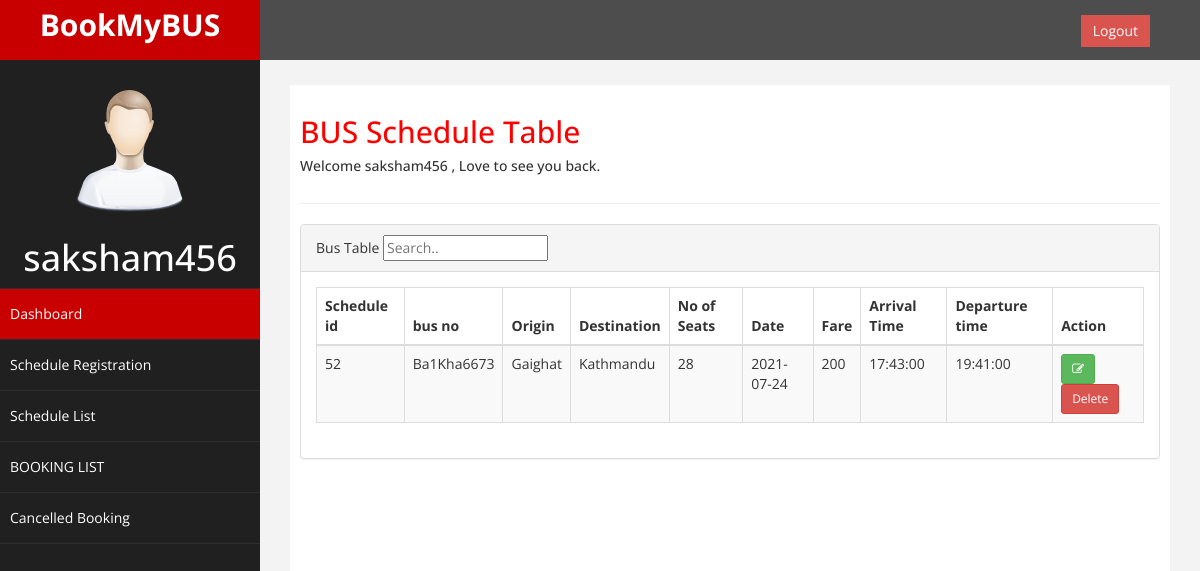
Screenshot of /Busstaff/schedulelist.php (signed in) with the database file from the repository.
### tables this page shows
CREATE TABLE `bus_schedule` (
  `Id` int(11) NOT NULL,
  `bid` int(11) NOT NULL,
  `origin` varchar(255) NOT NULL,
  `destination` varchar(255) NOT NULL,
  `no_of_seats` int(11) NOT NULL,
  `date` date NOT NULL,
  `fare` int(11) NOT NULL,
  `arrival_time` time NOT NULL,
  `departure_time` time NOT NULL
);

CREATE TABLE `bus_registeration` (
  `bid` int(255) NOT NULL,
  `oid` int(255) NOT NULL,
  `bus_name` varchar(255) NOT NULL,
  `bus_no` varchar(255) NOT NULL,
  `origin` varchar(255) NOT NULL,
  `destination` varchar(255) NOT NULL
);

### Busstaff/schedulelist.php (the view, shortened to what this page needs)
<?php
require_once('../includes/dynamicquery.php');
$con=$query->connection();
$sql="SELECT * FROM bus_schedule INNER JOIN bus_registeration ON bus_schedule.bid=bus_registeration.bid";
$res=mysqli_query($con,$sql);
?>
<!DOCTYPE html>
<html>
<head>
      <?php
      include('../includes/head2.php');
      ?>
</head>
<body>
            <?php
            include('../includes/dashboard.php');
            ?>
             <div id="page-wrapper" >
            <div id="page-inner">
                <div class="row">
                    <div class="col-md-12">
                     <h2>BUS Schedule Table</h2>
                        <h5>Welcome <?=$_SESSION['Username']?> , Love to see you back. </h5>
                    </div>
                </div>
                 <hr />
            <div class="row">
                <div class="col-md-12">
                    <div class="panel panel-default">
                        <div class="panel-heading">
                             Bus Table
                             <input type="text" placeholder="Search.." id="search">
                        </div>
                        <div class="panel-body">
                            <div class="table-responsive">
                                <table class="table table-striped table-bordered table-hover" id="dataTables-example">
                                    <thead>
                                        <tr>
                                            <th>Schedule id</th>
                                            <th>bus no</th>
                                            <th>Origin</th>
                                            <th>Destination</th>
                                            <th>No of Seats</th>
                                            <th>Date</th>
                                            <th>Fare</th>
                                            <th>Arrival Time</th>
                                            <th>Departure time</th>
                                            <th>Action</th>
                                        </tr>
                                    </thead>
                                    <tbody>
                                    <?php
                                        while($row=mysqli_fetch_array($res))
                                            {
                                            echo "<tr>";
                                            echo "<td>".$row['Id']."</td>";
                                            echo "<td>".$row['bus_no']."</td>";
                                             echo "<td>".$row['origin']."</td>";
                                              echo "<td>".$row['destination']."</td>";
                                            echo "<td>".$row['no_of_seats']."</td>";
                                            echo "<td>".$row['date']."</td>";
                                            echo "<td>".$row['fare']."</td>";
                                            echo "<td>".$row['arrival_time']."</td>";
                                            echo "<td>".$row['departure_time']."</td>";
                                            ?>
                                            <td><a href="scheduleedit.php?id=<?= $row['Id']?>" class="btn btn-sm btn-success"><i class="fa fa-edit"></i></a><a href="scheduledelete.php?
                                                id=<?=$row['Id']?>"class="btn btn-sm btn-danger"><i class="fa fa-trash"></i>Delete</a></td>
                                            <?php
                                            echo "</tr>";
                                            }
                                    ?>
                                    </tbody>
                                </table>
                            </div>
                        </div>
                    </div>
                </div>
        </div>
</body>
</html>

### includes/head2.php (shortened to what this page needs)
    <link href="../assets/css/bootstrap.css" rel="stylesheet" />
    <link href="../assets/css/font-awesome.css" rel="stylesheet" />
    <link href="../assets/js/morris/morris-0.4.3.min.css" rel="stylesheet" />
    <link href="../assets/css/custom.css" rel="stylesheet" />
</head>

### includes/dashboard.php (shortened to what this page needs)
<div id="wrapper">
        <nav class="navbar navbar-default navbar-cls-top " role="navigation" style="margin-bottom: 0">
            <div class="navbar-header">
                <a class="navbar-brand" href="index2.html">BookMyBUS</a>
            </div>
  <div style="color: white;
padding: 15px 50px 5px 50px;
float: right;
font-size: 16px;"> <a href="logout.php" class="btn btn-danger square-btn-adjust">Logout</a> </div>
        </nav>
                <nav class="navbar-default navbar-side" role="navigation">
            <div class="sidebar-collapse">
                <ul class="nav" id="main-menu">
				<li class="text-center">
                    <img src="../assets/img/find_user.png" class="user-image img-responsive"/>
                    <h1 style="color: WHITE"><?=$_SESSION['Username'];?></h1>
					</li>
                    <li>
                        <a class="active-menu"  href="index2.php"> Dashboard</a>
                    </li>
                     <li>
                        <a  href="scheduleregisteration.php">Schedule Registration</a>
                    </li>
                    <li>
                        <a  href="schedulelist.php">Schedule List</a>
                    </li>
                    <li>
                        <a href="bookinglist.php">BOOKING LIST</a>
                    </li>
                    <li>
                        <a href="cancelbooking.php">Cancelled Booking</a>
                    </li>
                </ul>
            </div>
        </nav>

### assets/css/custom.css (style rules this page uses)
body { font-family: 'Open Sans', sans-serif; }
#wrapper { width: 100%; background:#202020; }
#page-wrapper { padding: 15px 15px; min-height: 600px; background:#F3F3F3; }
#page-inner { width:100%; margin:10px 20px 10px 0px; background-color:#fff!important; padding:10px; min-height:1200px; }
.text-center { text-align:center; }
h2 { color: #f00; }
.square-btn-adjust { border: 0px solid transparent; -webkit-border-radius: 0px; -moz-border-radius: 0px; border-radius: 0px; }
.user-image { margin: 25px auto; -webkit-border-radius: 10px; -moz-border-radius: 10px; border-radius: 10px; max-height:170px; max-width:170px; }
.navbar-cls-top .navbar-brand { color: #fff; background: #C90000; width: 260px; text-align: center; height: 60px; font-size: 30px; font-weight: 700; }
.active-menu { background-color:#C90000!important; }
.sidebar-collapse , .sidebar-collapse .nav { background:none; }
.sidebar-collapse .nav { padding:0; }
.sidebar-collapse .nav > li > a { color:#fff; background:#202020; text-shadow:none; }
.sidebar-collapse > .nav > li > a { padding:15px 10px; }
.sidebar-collapse > .nav > li { border-bottom: 1px solid rgba(107, 108, 109, 0.19); }
.navbar-side { border:none; background-color: #202020; }
.navbar-cls-top { background:#4D4D4D; border-bottom:none; }
.navbar-default { border:0px solid black; }
.navbar-header { background: #A70303; }
@media (min-width:768px) { #page-wrapper { margin: 0 0 0 260px; padding: 15px 30px; min-height: 1200px; } }
@media (min-width:768px) { .navbar-side { z-index: 1; position: absolute; width: 260px; } }
@media (min-width:768px) { .navbar { border-radius: 0px; } }

### rows the page displays
bus_schedule: Id "52", bid.bus_no "Ba1Kha6673", bid.origin "Gaighat", bid.destination "Kathmandu", no_of_seats "28", date "2021-07-24", fare "200", arrival_time "17:43:00", departure_time "19:41:00"

### other values shown
$_SESSION['Username'] "saksham456"
